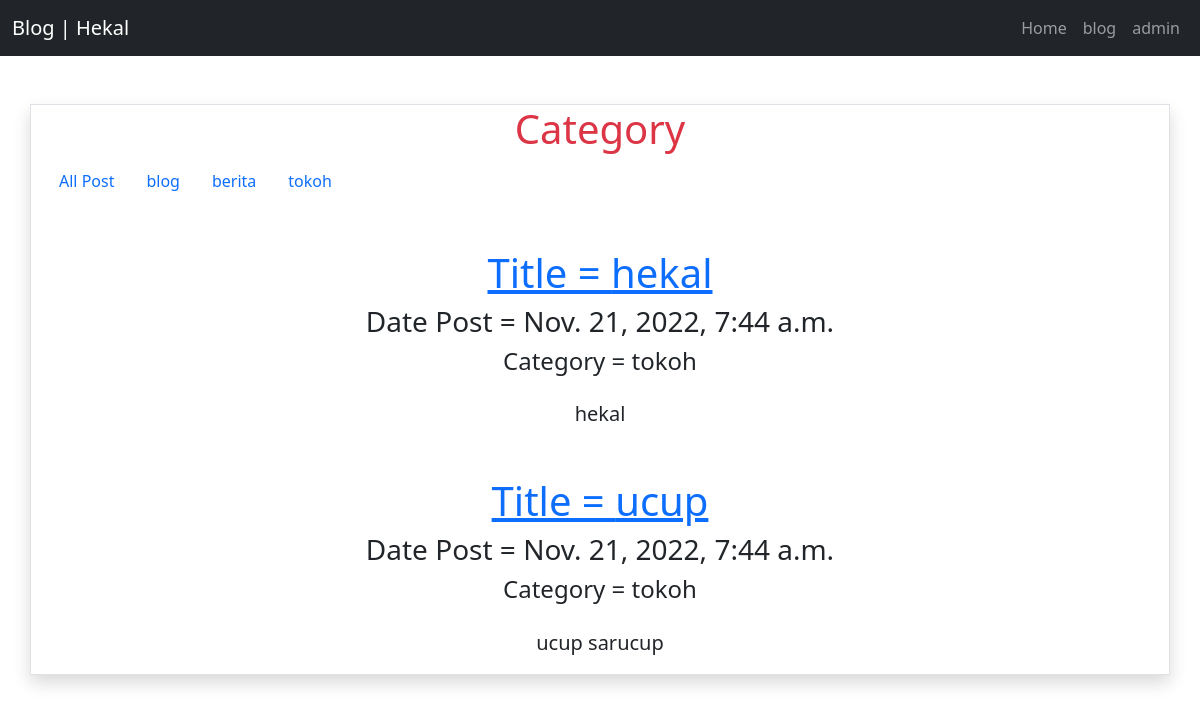
The page /blog/category/tokoh on the database its author committed.
### blog/models.py (models this page shows, shortened)
class Post (models.Model):
    title = models.CharField(max_length=255)
    body = models.TextField()
    category = models.CharField(max_length=255)
    slug = models.SlugField(editable=False,blank=True)
    datePost = models.DateTimeField(auto_now_add=True,editable=False)

### blog/views.py (the view)
# urls.py: path('category/<categoryInput>', views.categoryPost, name='category'),
def categoryPost (request,categoryInput):
    posts = Post.objects.filter(category=categoryInput);
    categories = Post.objects.values('category').distinct();
    print(categories);
    context = {
        'title':'Blog | Hekal',
        'heading':'Category',
        'body':'Lorem ipsum dolor, sit amet consectetur adipisicing elit. Dolore distinctio, amet repellendus tempore totam reprehenderit ratione quasi, corporis possimus modi expedita voluptatum saepe ipsum et! Commodi amet error temporibus dolorum.',
        'posts':posts,
        'categoriesPost':categories,
    }
    return render (request,'blog/category.html',context)

### blog/templates/blog/category.html
{% extends 'base.html' %}
{% block content %}
<div class="container text-center mt-5 border shadow">
        <h1 class="text-danger text-center">{{heading}}</h1>
        <ul class="nav">
        <li class="nav-item">
            <a class="nav-link" href="{% url 'blog:index' %}">All Post</a>
        </li>
        {% for dataCategory in categoriesPost %}
            <li class="nav-item">
                <a class="nav-link" href="{% url 'blog:category' categoryInput=dataCategory.category %}">{{dataCategory.category}}</a>
            </li>
        {% endfor %}
        </ul>
        {% for post in posts %}
            <a href="{% url 'blog:detail' slugInput=post.slug %}"><h1 class="mt-5">Title = {{post.title}}</h1></a>
            <h3>Date Post = {{post.datePost}}</h3>
            <h4> Category = {{post.category}}</h4>
            <p class ="mt-4" style = "font-size : 20px;">{{post.body | truncatechars:20}}</p>
        {% endfor %}
</div>
{% endblock content %}

### rows shown on the page
Post: title "hekal", datePost "Nov. 21, 2022, 7:44 a.m.", category "tokoh", body "hekal"
Post: title "ucup", datePost "Nov. 21, 2022, 7:44 a.m.", category "tokoh", body "ucup sarucup"

### other values the page prints
{{ title }} "Blog | Hekal"
{{ heading }} "Category"
{{ dataCategory.category }} "blog" "berita" "tokoh"
